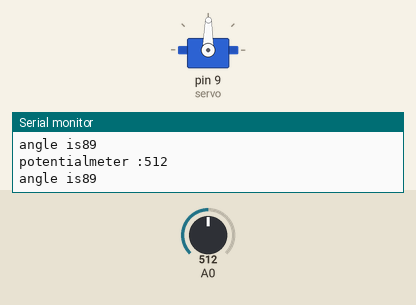
The sketch below on a simulated Arduino Uno, built with avr-gcc and run on an emulated ATmega328P. Parts: servo, the last lines printed to the serial monitor. The test bench sets the inputs (shaded band); at power-on: A0 = 512.

Above: at 1.2 s.
1.3 s: A0 set to 716
At 2.1 s:
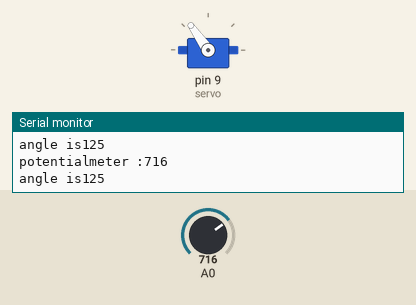
2.9 s: A0 set to 900
At 3.5 s:
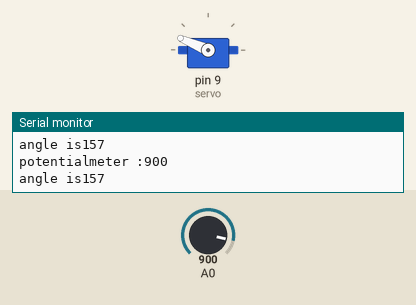
4.5 s: A0 set to 1023
At 5.0 s:
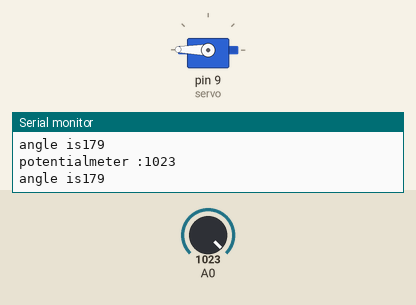
6.1 s: A0 set to 306
At 7.4 s:
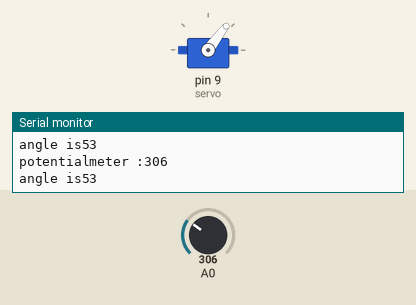
7.7 s: A0 set to 122
At 9.0 s:
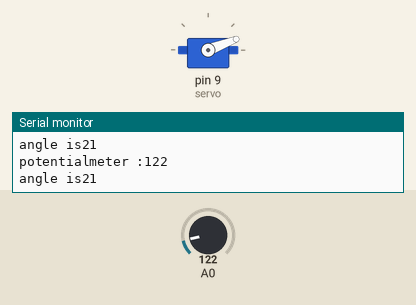
9.3 s: A0 set to 511
At 10.5 s:
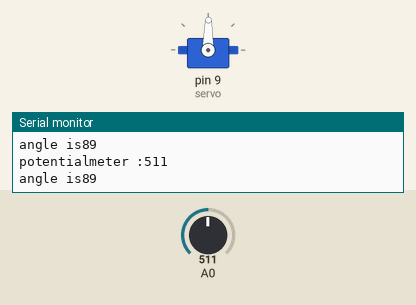
Timing chart, 0 to 11.9 s (numbered marks = the images above; inputs shaded):
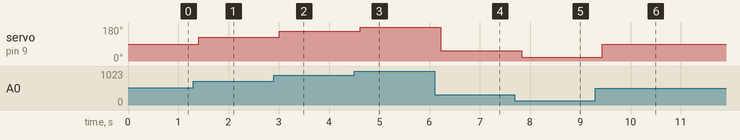

Measured:
- after the input at 1.3 s, servo on pin 9 (servo): 89° → 125° after 0.11 s
- after the input at 2.9 s, servo on pin 9 (servo): 125° → 157° after 0.11 s
- after the input at 4.5 s, servo on pin 9 (servo): 157° → 179° after 0.12 s
- after the input at 6.1 s, servo on pin 9 (servo): 179° → 53° after 0.12 s
- after the input at 7.7 s, servo on pin 9 (servo): 53° → 21° after 0.13 s
- after the input at 9.3 s, servo on pin 9 (servo): 21° → 89° after 0.14 s

The sketch:

_10_servomoter_potential.ino
```cpp
#include<Servo.h>
Servo servo;

void setup() {
  // put your setup code here, to run once:
  Serial.begin(9600);
  servo.attach(9);
}

void loop() {
  // put your main code here, to run repeatedly:
  int val = analogRead(A0);
  Serial.print("potentialmeter :");
  Serial.println(val);

  val = map(val,0,1023,0,179);
  servo.write(val);
  Serial.print("angle is");
  Serial.println(val);
  delay(200);
}
```
